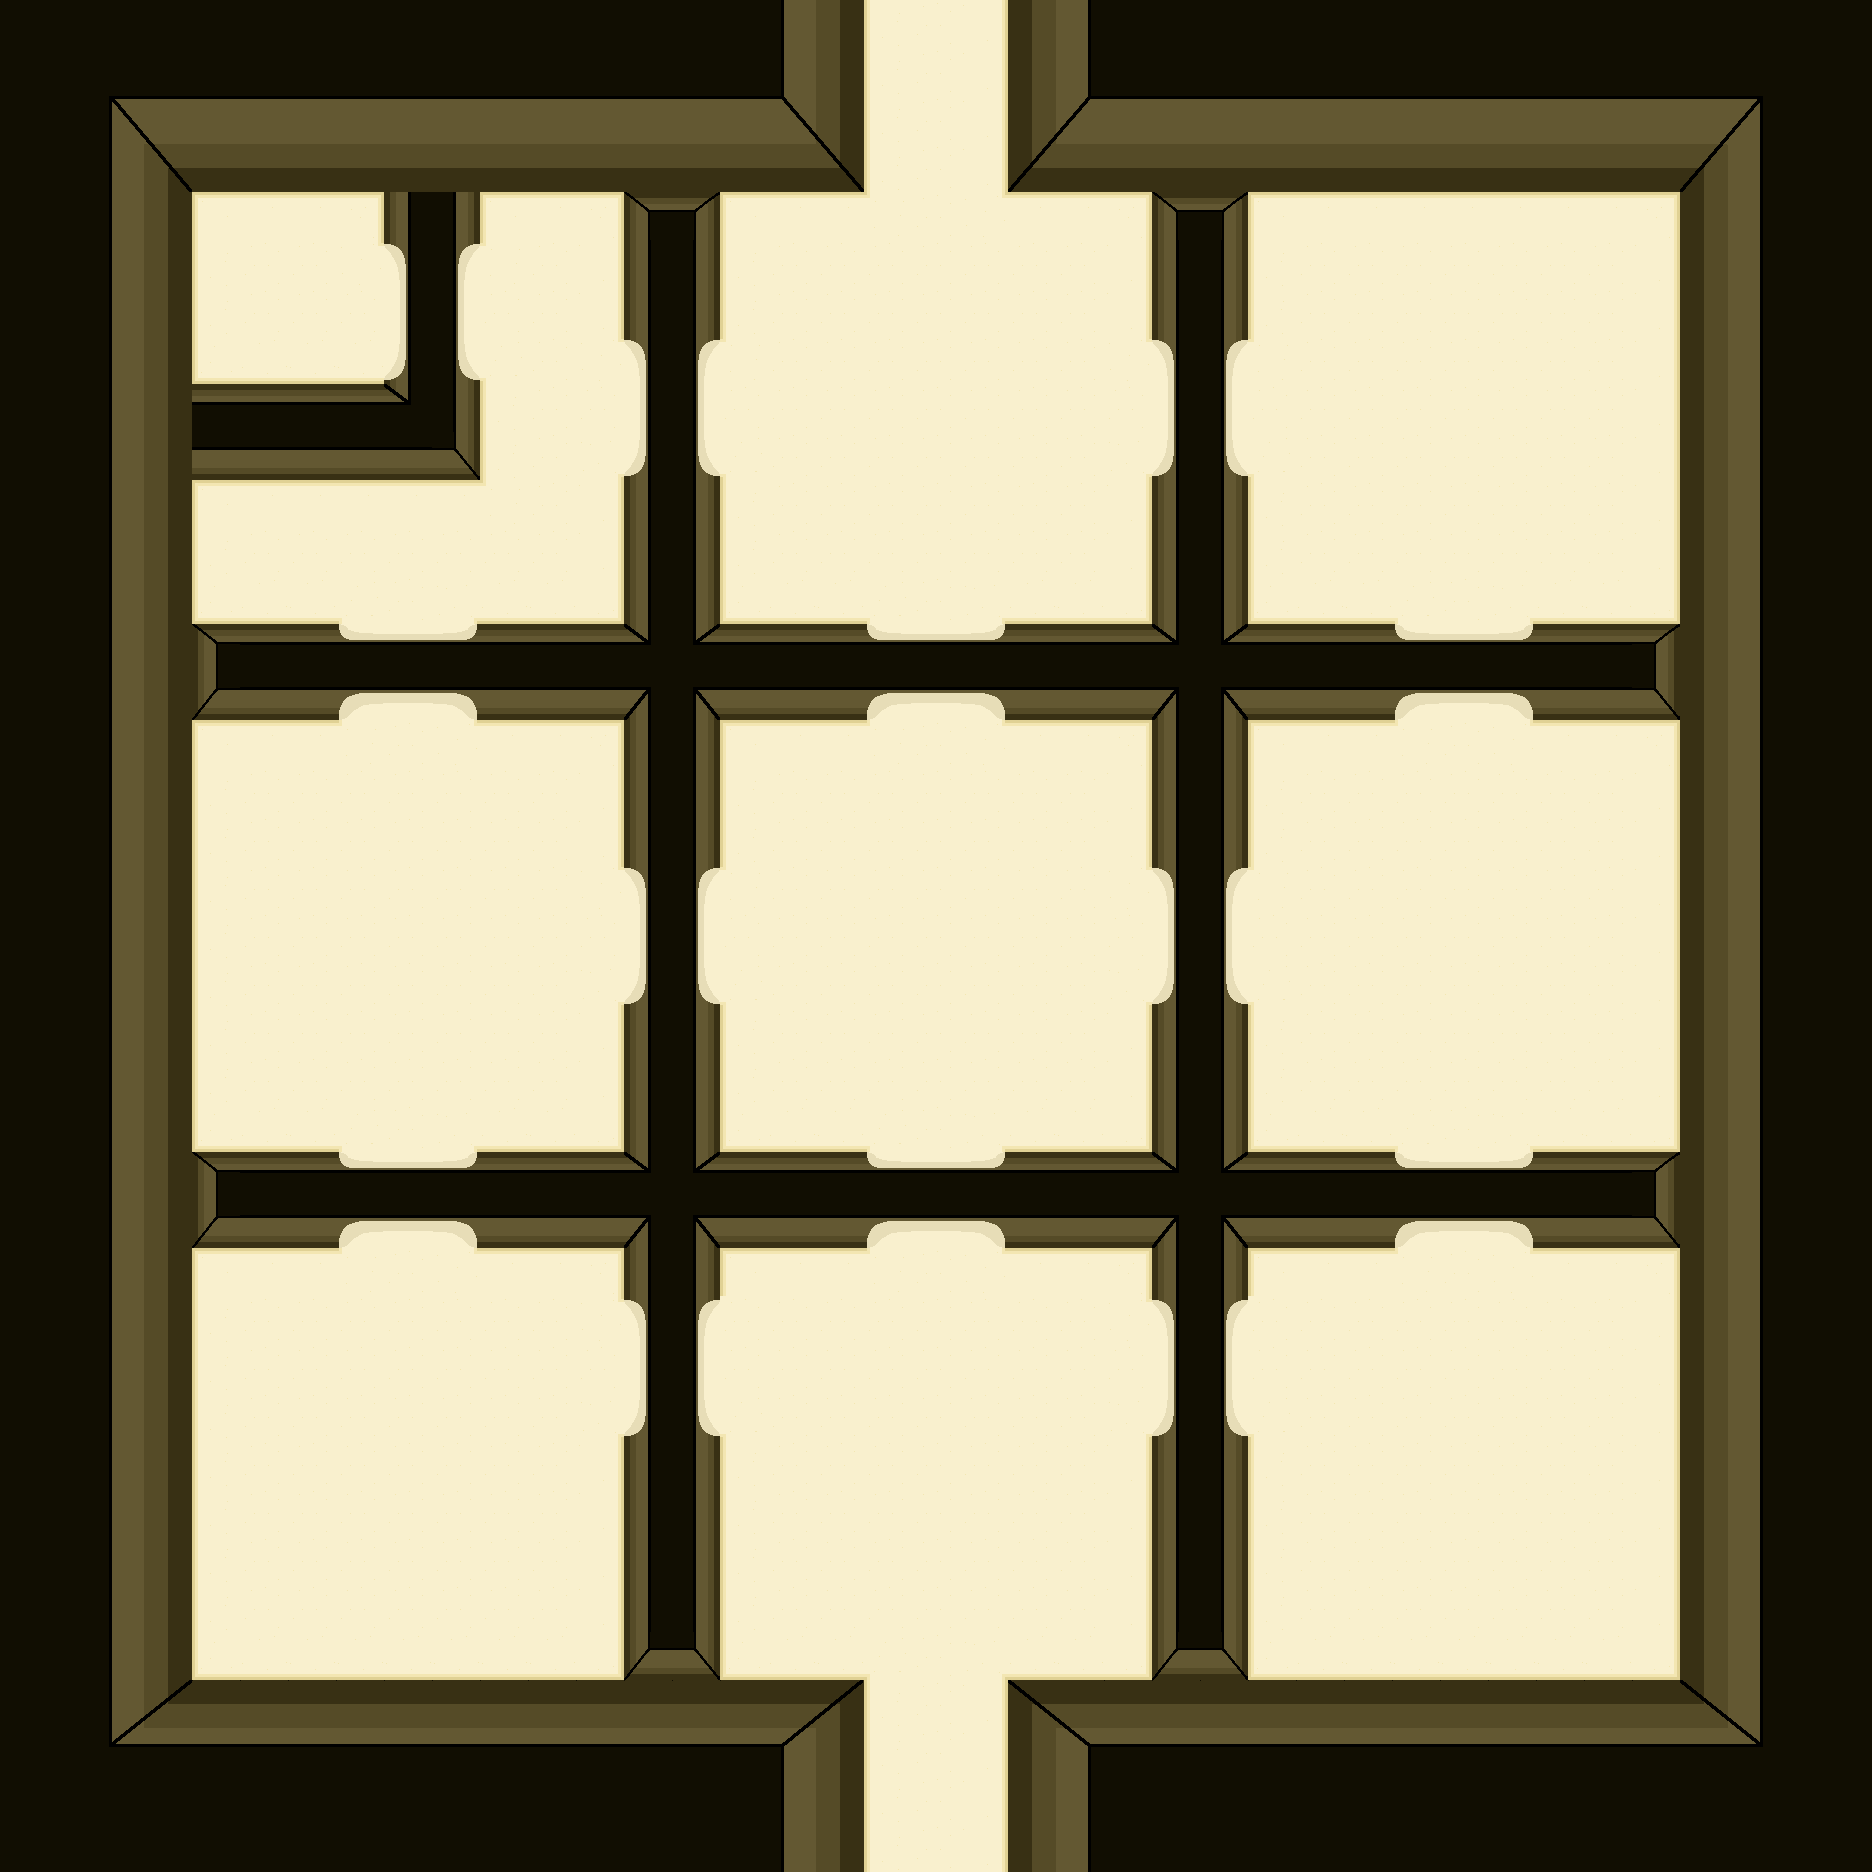

Rendered tile map (Tiled .tmx) drawn with the repository's tilesets; below, a short description and the map source with its tile grids summarised:
An orthogonal 39x39 tile map with 48x48 px tiles, 1 tile layer (Calque de Tile 1) and 40 objects (13x door, 13x sprite, 10x trigger, 2x spawn, 2x item).

<map version="1.0" orientation="orthogonal" renderorder="right-down" width="39" height="39" tilewidth="48" tileheight="48" nextobjectid="54">
 <tileset firstgid="1" name="Tilesetv2" tilewidth="48" tileheight="48" tilecount="144" columns="12">
  <image source="tileset.png" width="576" height="576" />
 </tileset>
 <layer name="Calque de Tile 1" width="39" height="39">
  <data>[1521 cells, 1521 non-empty, 78 distinct tile ids]</data>
 </layer>
 <objectgroup name="Object Layer 1">
  <!-- 40 objects omitted --></objectgroup>
</map>
<!-- 40 of 40 objects omitted -->
